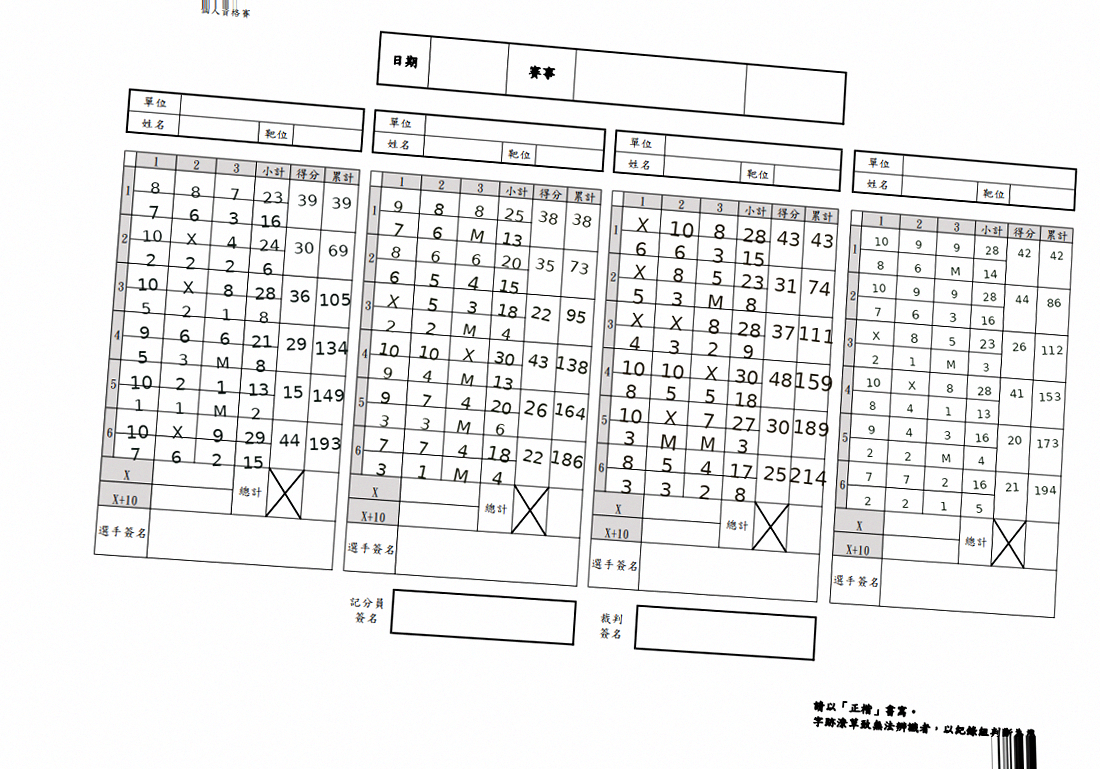
#> input picture fake_data_sample2.png, 1100 x 769 px; its folder holds only this picture in this run
$ python -i score_sheet_parser.py   (imports and definitions only)
#> lines starting #> are read from the running program, lines starting #| are printed output that depends on the picture; after the words box and inside, x2 and y2 are one past the last pixel; in counts of white or black regions, pixels touching at a corner belong together
### src/score_reader/dataset/generator/sheet_renderer.py
from __future__ import annotations

from dataclasses import dataclass
from pathlib import Path
from collections import defaultdict
import random

import cv2
import numpy as np
from PIL import Image, ImageDraw, ImageFont

from score_reader.dataset.models import SyntheticTarget


@dataclass
class Cell:
    left: int
    top: int
    right: int
    bottom: int


class SheetRenderer:
    """Render synthetic scores into the score-sheet template."""

    def __init__(self, seed: int = 20260513) -> None:
        self._rng = random.Random(seed)
        self._np_rng = np.random.default_rng(seed)
        self._font_candidates = self._load_handwriting_fonts()
        self._fallback_font = self._find_fallback_font()

    # [108 lines left out: functions render, _apply_orientation_variant, _detect_cells, _detect_cells_for_orientation, _remap_cells_to_original, _remap_cell_to_original and 1 more, not called in this run]

    def _detect_region_grid_lines(
        self,
        gray: np.ndarray,
        left: int,
        top: int,
        right: int,
        bottom: int,
    ) -> tuple[list[int], list[int]]:
        region = gray[top:bottom, left:right]
        if region.size == 0:
            return [], []

        binary = cv2.adaptiveThreshold(
            region,
            255,
            cv2.ADAPTIVE_THRESH_GAUSSIAN_C,
            cv2.THRESH_BINARY_INV,
            21,
            7,
        )

        h, w = region.shape
        v_kernel = cv2.getStructuringElement(cv2.MORPH_RECT, (1, max(12, h // 16)))
        h_kernel = cv2.getStructuringElement(cv2.MORPH_RECT, (max(12, w // 12), 1))
        vertical = cv2.morphologyEx(binary, cv2.MORPH_OPEN, v_kernel)
        horizontal = cv2.morphologyEx(binary, cv2.MORPH_OPEN, h_kernel)

        v_proj = vertical.sum(axis=0) / 255
        h_proj = horizontal.sum(axis=1) / 255

        v_candidates = np.where(v_proj > h * 0.18)[0].tolist()
        h_candidates = np.where(h_proj > w * 0.22)[0].tolist()

        local_v = [left + x for x in self._merge_lines(v_candidates)]
        local_h = [top + y for y in self._merge_lines(h_candidates)]
        return local_v, local_h

    def _deskew(self, gray: np.ndarray) -> np.ndarray:
        edges = cv2.Canny(gray, 80, 180)
        lines = cv2.HoughLinesP(edges, 1, np.pi / 180, 120, minLineLength=80, maxLineGap=12)
        if lines is None:
            return gray

        angles: list[float] = []
        for line in lines[:, 0]:
            x1, y1, x2, y2 = line
            angle = float(np.degrees(np.arctan2(y2 - y1, x2 - x1)))
            if -45.0 <= angle <= 45.0:
                angles.append(angle)

        if not angles:
            return gray

        median_angle = float(np.median(angles))
        if abs(median_angle) < 0.3:
            return gray

        h, w = gray.shape
        matrix = cv2.getRotationMatrix2D((w / 2.0, h / 2.0), median_angle, 1.0)
        return cv2.warpAffine(
            gray,
            matrix,
            (w, h),
            flags=cv2.INTER_CUBIC,
            borderMode=cv2.BORDER_REPLICATE,
        )

    # [32 lines left out: function _build_target_placement, not called in this run]

    def _group_cells_by_rows(self, cells: list[Cell]) -> list[list[Cell]]:
        if not cells:
            return []
        cells_sorted = sorted(cells, key=lambda c: (c.top, c.left))
        buckets: dict[int, list[Cell]] = defaultdict(list)
        row_keys: list[int] = []
        for cell in cells_sorted:
            assigned_key = None
            for key in row_keys:
                if abs(cell.top - key) <= 8:
                    assigned_key = key
                    break
            if assigned_key is None:
                assigned_key = cell.top
                row_keys.append(assigned_key)
            buckets[assigned_key].append(cell)

        rows = [sorted(buckets[key], key=lambda c: c.left) for key in sorted(row_keys)]
        return rows

    def _detect_target_regions(self, gray: np.ndarray) -> list[tuple[int, int, int, int]]:
        """Detect scoring regions using contour and geometry filtering."""
        img_h, img_w = gray.shape
        total_area = img_w * img_h
        area_lo = total_area * 0.04
        area_hi = total_area * 0.24

        _, binary = cv2.threshold(gray, 130, 255, cv2.THRESH_BINARY_INV)
        kernel = cv2.getStructuringElement(cv2.MORPH_RECT, (5, 5))
        binary = cv2.morphologyEx(binary, cv2.MORPH_CLOSE, kernel, iterations=1)
        contours, _ = cv2.findContours(binary, cv2.RETR_EXTERNAL, cv2.CHAIN_APPROX_SIMPLE)

        regions: list[tuple[int, int, int, int]] = []
        for cnt in contours:
            x, y, rw, rh = cv2.boundingRect(cnt)
            bbox_area = rw * rh
            if not (area_lo <= bbox_area <= area_hi):
                continue
            aspect = rh / max(rw, 1)
            if aspect < 1.1:
                continue
            fill_ratio = cv2.contourArea(cnt) / max(float(bbox_area), 1.0)
            if fill_ratio < 0.45:
                continue
            regions.append((x, y, x + rw, y + rh))

        regions = self._dedupe_regions(regions)
        regions.sort(key=lambda r: r[0])
        return regions[:4]

    def _dedupe_regions(self, regions: list[tuple[int, int, int, int]]) -> list[tuple[int, int, int, int]]:
        if not regions:
            return []
        regions = sorted(regions, key=lambda r: (r[0], r[1], -(r[2] - r[0]) * (r[3] - r[1])))
        kept: list[tuple[int, int, int, int]] = []
        for cand in regions:
            cx1, cy1, cx2, cy2 = cand
            c_area = (cx2 - cx1) * (cy2 - cy1)
            dup = False
            for kx1, ky1, kx2, ky2 in kept:
                ix1, iy1 = max(cx1, kx1), max(cy1, ky1)
                ix2, iy2 = min(cx2, kx2), min(cy2, ky2)
                if ix2 <= ix1 or iy2 <= iy1:
                    continue
                inter = (ix2 - ix1) * (iy2 - iy1)
                k_area = (kx2 - kx1) * (ky2 - ky1)
                if inter / max(min(c_area, k_area), 1) > 0.75:
                    dup = True
                    break
            if not dup:
                kept.append(cand)
        return kept

    def _merge_lines(self, indices: list[int]) -> list[int]:
        if not indices:
            return []
        groups: list[list[int]] = [[indices[0]]]
        for idx in indices[1:]:
            if idx - groups[-1][-1] <= 2:
                groups[-1].append(idx)
            else:
                groups.append([idx])
        return [sum(g) // len(g) for g in groups]


    # [72 lines left out: functions _apply_capture_artifacts, _apply_affine_jitter, _apply_perspective_jitter, _apply_exposure_and_shadows, _apply_sensor_noise, not called in this run]

    def _load_handwriting_fonts(self) -> list[Path]:
        search_roots = [
            Path("/usr/share/fonts"),
            Path("/usr/local/share/fonts"),
            Path.home() / ".fonts",
        ]
        tokens = (
            "hand",
            "script",
            "cursive",
            "comic",
            "chalk",
            "brush",
            "marker",
            "patrick",
            "indie",
            "architect",
            "caveat",
        )
        matches: list[Path] = []
        for root in search_roots:
            if not root.exists():
                continue
            for path in root.rglob("*.ttf"):
                name = path.name.lower()
                if any(token in name for token in tokens):
                    matches.append(path)
            for path in root.rglob("*.otf"):
                name = path.name.lower()
                if any(token in name for token in tokens):
                    matches.append(path)
        return matches


    def _find_fallback_font(self) -> Path | None:
        fallback_names = (
            "DejaVuSans.ttf",
            "DejaVuSerif.ttf",
            "NotoSansCJK-Regular.ttc",
            "NotoSansCJKtc-Regular.otf",
            "Arial.ttf",
        )
        search_roots = [Path("/usr/share/fonts"), Path("/usr/local/share/fonts"), Path.home() / ".fonts"]
        for root in search_roots:
            if not root.exists():
                continue
            for name in fallback_names:
                matches = list(root.rglob(name))
                if matches:
                    return matches[0]
        return None

    # [56 lines left out: functions _create_writer_style, _pick_font, _draw_cell_text, not called in this run]

### src/score_reader/recognition/ocr_engine.py
from pathlib import Path

import cv2

from score_reader.recognition.models import OCRToken


class OCREngine:
    """OCR backend wrapper that avoids OS-level package installation.

    Uses RapidOCR (ONNX Runtime) as default because it is installable via Python
    dependencies and does not require `apt install tesseract-ocr`.
    """

    def __init__(self, language: str = "en") -> None:
        self.language = language
        self._engine = None

    # [44 lines left out: functions _get_engine, run, run_array, not called in this run]

### src/score_reader/processing/score_sheet_parser.py
import re
from dataclasses import dataclass
from pathlib import Path

import cv2
import numpy as np

from score_reader.dataset.generator.sheet_renderer import Cell, SheetRenderer
from score_reader.recognition.models import ArrowReading, EndReading, StructuredScoreSheet, TargetReading
from score_reader.recognition.ocr_engine import OCREngine

_VALID = {"X", "M", "10", "9", "8", "7", "6", "5", "4", "3", "2", "1", "0"}


@dataclass
class PipelineArtifacts:
    corrected_bgr: np.ndarray
    target_regions: list[tuple[int, int, int, int]]
    target_rows: list[list[list[Cell]]]
    arrow_cells: list[list[tuple[int, int, Cell]]]
    score_tables: list[tuple[int, int, int, int]]


@dataclass
class CardProcessingResult:
    rows: list[list[Cell]]
    arrow_cells: list[tuple[int, int, Cell]]
    arrows: list[ArrowReading]
    score_table_bbox: tuple[int, int, int, int]


class CardRegionProcessor:
    def __init__(self, renderer: SheetRenderer, ocr_engine: OCREngine) -> None:
        self._renderer = renderer
        self._ocr_engine = ocr_engine

    def process(self, gray: np.ndarray, region: tuple[int, int, int, int]) -> CardProcessingResult:
        left, top, right, bottom = region
        card_gray = gray[top:bottom, left:right]
        card_gray = self._normalize_card_orientation(card_gray)
        table_l, table_t, table_r, table_b = self._detect_score_table_bbox(card_gray)
        cells = self._detect_cells(card_gray, table_l, table_t, table_r, table_b)
        rows = self._renderer._group_cells_by_rows(cells)
        arrow_cells = self._classify_arrow_cells(rows)
        arrows = self._read_arrows(card_gray, arrow_cells)
        return CardProcessingResult(
            rows=rows,
            arrow_cells=arrow_cells,
            arrows=arrows,
            score_table_bbox=(left + table_l, top + table_t, left + table_r, top + table_b),
        )

    def _read_arrows(self, card_gray: np.ndarray, arrow_cells: list[tuple[int, int, Cell]]) -> list[ArrowReading]:
        card_bgr = cv2.cvtColor(card_gray, cv2.COLOR_GRAY2BGR)
        arrows: list[ArrowReading] = []
        for end_idx, arrow_idx, cell in arrow_cells:
            crop = self._crop_cell(card_bgr, cell, 2)
            value, conf = self._ocr_cell(crop)
            arrows.append(ArrowReading(arrow_index=(end_idx - 1) * 6 + arrow_idx, value=value, confidence=conf))
        return arrows

    def _normalize_card_orientation(self, card_gray: np.ndarray) -> np.ndarray:
        best = card_gray
        best_score = -1.0
        for k in (0, 1, 2, 3):
            candidate = np.rot90(card_gray, k=k).copy()
            h, w = candidate.shape
            if h < 50 or w < 50:
                continue
            v_kernel = cv2.getStructuringElement(cv2.MORPH_RECT, (1, max(8, h // 24)))
            h_kernel = cv2.getStructuringElement(cv2.MORPH_RECT, (max(8, w // 18), 1))
            binary = cv2.adaptiveThreshold(candidate, 255, cv2.ADAPTIVE_THRESH_GAUSSIAN_C, cv2.THRESH_BINARY_INV, 21, 5)
            vertical = cv2.morphologyEx(binary, cv2.MORPH_OPEN, v_kernel)
            horizontal = cv2.morphologyEx(binary, cv2.MORPH_OPEN, h_kernel)
            score = float(vertical.sum() + horizontal.sum())
            if score > best_score:
                best = candidate
                best_score = score
        return best

    def _detect_score_table_bbox(self, card_gray: np.ndarray) -> tuple[int, int, int, int]:
        h, w = card_gray.shape
        binary = cv2.adaptiveThreshold(card_gray, 255, cv2.ADAPTIVE_THRESH_GAUSSIAN_C, cv2.THRESH_BINARY_INV, 21, 5)
        v_kernel = cv2.getStructuringElement(cv2.MORPH_RECT, (1, max(8, h // 24)))
        h_kernel = cv2.getStructuringElement(cv2.MORPH_RECT, (max(8, w // 18), 1))
        vertical = cv2.morphologyEx(binary, cv2.MORPH_OPEN, v_kernel)
        horizontal = cv2.morphologyEx(binary, cv2.MORPH_OPEN, h_kernel)
        grid = cv2.bitwise_or(vertical, horizontal)
        contours, _ = cv2.findContours(grid, cv2.RETR_EXTERNAL, cv2.CHAIN_APPROX_SIMPLE)
        if not contours:
            return int(w * 0.12), int(h * 0.2), int(w * 0.96), int(h * 0.88)
        x, y, cw, ch = max((cv2.boundingRect(c) for c in contours), key=lambda b: b[2] * b[3])
        pad_x = max(4, cw // 40)
        pad_y = max(4, ch // 40)
        return max(0, x - pad_x), max(0, y - pad_y), min(w, x + cw + pad_x), min(h, y + ch + pad_y)

    def _detect_cells(self, gray: np.ndarray, left: int, top: int, right: int, bottom: int) -> list[Cell]:
        local_v, local_h = self._renderer._detect_region_grid_lines(gray, left, top, right, bottom)
        if len(local_v) < 5 or len(local_h) < 10:
            local_v, local_h = self._fallback_detect_lines(gray, left, top, right, bottom)
        cells: list[Cell] = []
        for r1, r2 in zip(local_h, local_h[1:]):
            for c1, c2 in zip(local_v, local_v[1:]):
                if r2 - r1 < 12 or c2 - c1 < 12:
                    continue
                cells.append(Cell(c1 + 2, r1 + 2, c2 - 2, r2 - 2))
        return cells

    def _fallback_detect_lines(self, gray: np.ndarray, left: int, top: int, right: int, bottom: int) -> tuple[list[int], list[int]]:
        region = gray[top:bottom, left:right]
        clahe = cv2.createCLAHE(clipLimit=2.5, tileGridSize=(8, 8)).apply(region)
        merged = np.zeros_like(region)
        for block, c in ((15, 3), (21, 6), (31, 9)):
            b = cv2.adaptiveThreshold(clahe, 255, cv2.ADAPTIVE_THRESH_GAUSSIAN_C, cv2.THRESH_BINARY_INV, block, c)
            merged = cv2.bitwise_or(merged, b)
        h, w = region.shape
        v_kernel = cv2.getStructuringElement(cv2.MORPH_RECT, (1, max(8, h // 20)))
        h_kernel = cv2.getStructuringElement(cv2.MORPH_RECT, (max(8, w // 16), 1))
        vertical = cv2.morphologyEx(merged, cv2.MORPH_OPEN, v_kernel)
        horizontal = cv2.morphologyEx(merged, cv2.MORPH_OPEN, h_kernel)
        v_proj = vertical.sum(axis=0) / 255
        h_proj = horizontal.sum(axis=1) / 255
        v_candidates = np.where(v_proj > h * 0.12)[0].tolist()
        h_candidates = np.where(h_proj > w * 0.15)[0].tolist()
        local_v = [left + x for x in self._renderer._merge_lines(v_candidates)]
        local_h = [top + y for y in self._renderer._merge_lines(h_candidates)]
        return local_v, local_h

    def _select_scoring_rows(self, rows: list[list[Cell]]) -> list[list[Cell]]:
        candidates = [row for row in rows if len(row) >= 6]
        if len(candidates) < 12:
            return []
        if len(candidates) == 12:
            return candidates

        # [9 lines left out: function row_score, not called in this run]

        best = candidates[:12]
        best_score = row_score(best)
        for i in range(0, len(candidates) - 11):
            window = candidates[i : i + 12]
            score = row_score(window)
            if score > best_score:
                best = window
                best_score = score
        return best

    def _classify_arrow_cells(self, rows: list[list[Cell]]) -> list[tuple[int, int, Cell]]:
        scoring_rows = self._select_scoring_rows(rows)
        if len(scoring_rows) < 12:
            return []
        out: list[tuple[int, int, Cell]] = []
        for end_idx in range(6):
            row_a = scoring_rows[end_idx * 2]
            row_b = scoring_rows[end_idx * 2 + 1]
            for i in range(3):
                out.append((end_idx + 1, i + 1, row_a[i]))
                out.append((end_idx + 1, i + 4, row_b[i]))
        return out

    # [47 lines left out: functions _crop_cell, _ocr_cell, _normalize_token, _to_score, not called in this run]


class ScoreSheetParser:
    def __init__(self, ocr_engine: OCREngine | None = None) -> None:
        self.ocr_engine = ocr_engine or OCREngine()
        self._renderer = SheetRenderer()
        self._card_processor = CardRegionProcessor(self._renderer, self.ocr_engine)

    def parse(self, image_path: Path) -> StructuredScoreSheet:
        parsed, _ = self.parse_with_artifacts(image_path)
        return parsed

    def parse_with_artifacts(self, image_path: Path) -> tuple[StructuredScoreSheet, PipelineArtifacts]:
#> called with image_path = '../../../fake_data_sample2.png'
        image = cv2.imread(str(image_path))
#> image is the input picture: shape (769, 1100, 3); mean B, G, R 236.7, 236.9, 236.9
        if image is None:
            raise FileNotFoundError(f"Unable to read image: {image_path}")

        corrected = self._correct_image(image)
        gray = cv2.cvtColor(corrected, cv2.COLOR_BGR2GRAY)
        regions = self._renderer._detect_target_regions(gray)

        target_rows: list[list[list[Cell]]] = []
        target_arrow_cells: list[list[tuple[int, int, Cell]]] = []
        score_tables: list[tuple[int, int, int, int]] = []
        targets: list[TargetReading] = []

        for target_idx, (left, top, right, bottom) in enumerate(regions[:4], start=1):
            card_result = self._card_processor.process(gray, (left, top, right, bottom))
            rows = card_result.rows
            arrow_cells = card_result.arrow_cells
            arrows = card_result.arrows
            score_tables.append(card_result.score_table_bbox)

            ends: list[EndReading] = []
            for end_idx in range(1, 7):
                end_arrows = [a for a in arrows if (a.arrow_index - 1) // 6 + 1 == end_idx]
                end_arrows.sort(key=lambda a: a.arrow_index)
                subtotal = sum(_to_score(a.value) for a in end_arrows)
                ends.append(EndReading(end_index=end_idx, arrows=end_arrows, subtotal=subtotal))

            total = sum(e.subtotal for e in ends)
            targets.append(TargetReading(target_index=target_idx, arrows=arrows, ends=ends, total=total))
            target_rows.append(rows)
            target_arrow_cells.append(arrow_cells)

        # pad targets to 4 for compatible schema
        while len(targets) < 4:
            idx = len(targets) + 1
            targets.append(TargetReading(target_index=idx, arrows=[], ends=[EndReading(end_index=i) for i in range(1, 7)], total=0))

        result = StructuredScoreSheet(image_path=str(image_path), targets=targets, raw_tokens=[])
        artifacts = PipelineArtifacts(corrected, regions[:4], target_rows, target_arrow_cells, score_tables)
        return result, artifacts

    def _correct_image(self, image: np.ndarray) -> np.ndarray:
        best_img = image
        best_regions: list[tuple[int, int, int, int]] = []
        for rot_k in (0, 1, 2, 3):
            candidate = np.rot90(image, k=rot_k).copy()
            gray = cv2.cvtColor(candidate, cv2.COLOR_BGR2GRAY)
            gray = self._renderer._deskew(gray)
            candidate = cv2.cvtColor(gray, cv2.COLOR_GRAY2BGR)
            candidate = self._perspective_warp(candidate)
            regions = self._renderer._detect_target_regions(cv2.cvtColor(candidate, cv2.COLOR_BGR2GRAY))
            if len(regions) > len(best_regions):
                best_regions = regions
                best_img = candidate
#> this loop made 4 passes
#> pass 1, in _deskew, `edges = cv2.Canny(gray, 80, 180)`:
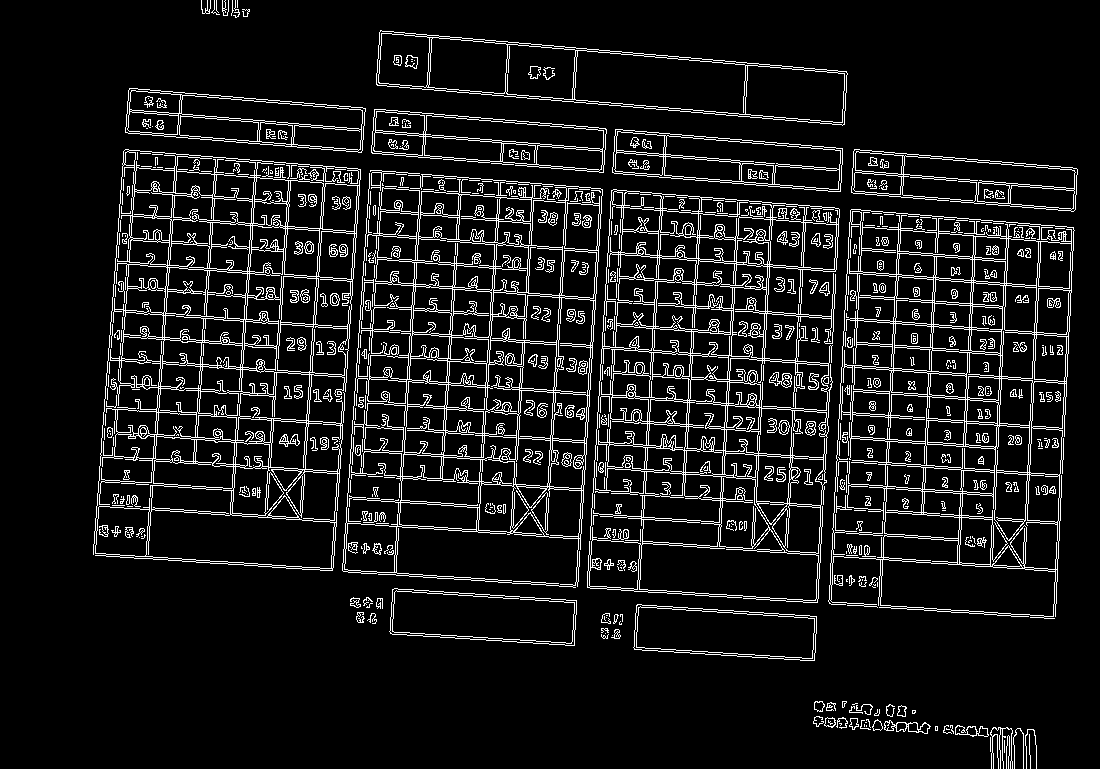
#> edges: shape (769, 1100); 9.3% white in thin lines or dots, all inside (x1, y1, x2, y2) = (93, 0, 1078, 769)
#> pass 1, in _correct_image, `gray = self._renderer._deskew(gray)`:
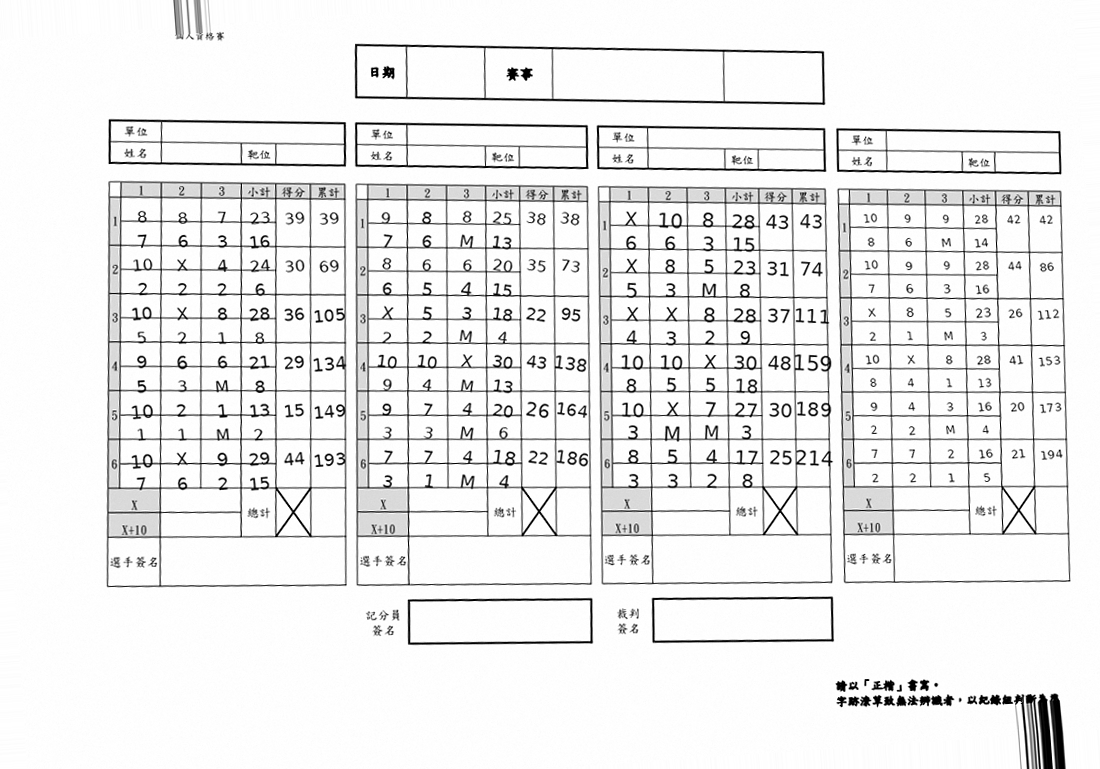
#> gray: shape (769, 1100); min 0, max 255, mean 236.1
#> (the rest of the program and of its run is left out)
